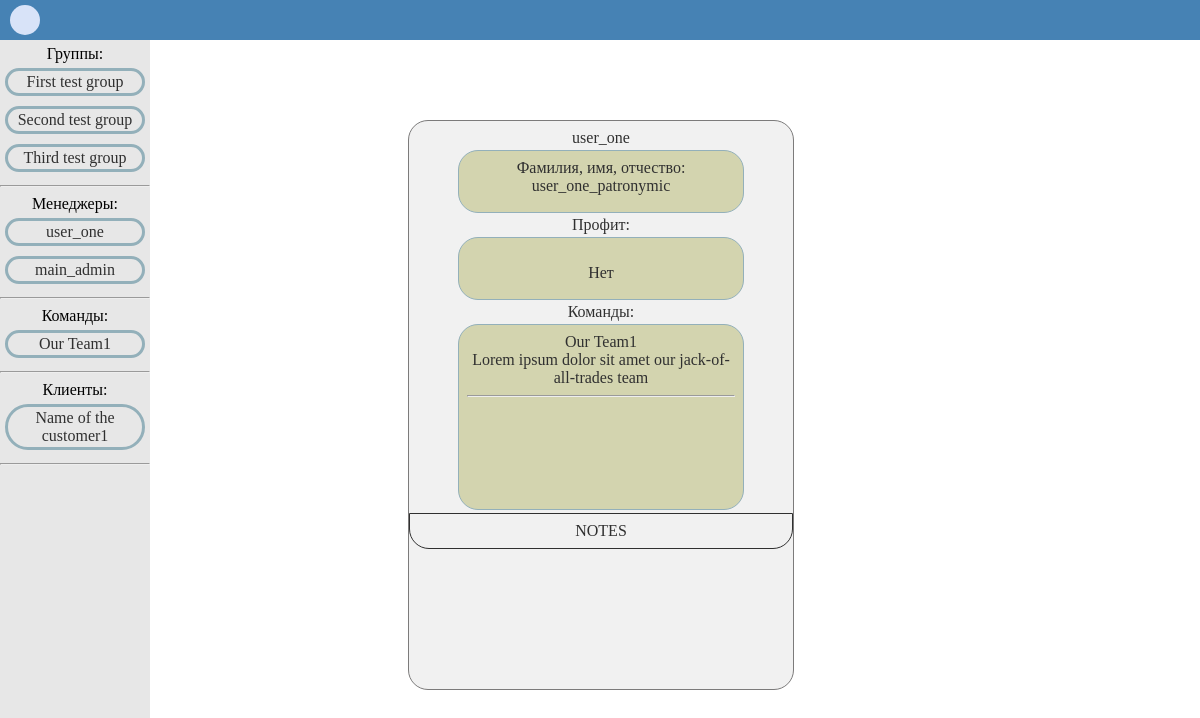
Page /manager/1/ (signed in) on the committed database.
### main/models.py (models this page shows, shortened)
class Group(models.Model):
    name = models.CharField(max_length=256, default='Default Group Name')

class Manager(models.Model):
    user = models.OneToOneField(to=User, on_delete=models.PROTECT)
    patronymic = models.CharField(max_length=64, null=True, default=None)
    phone_number = models.CharField(max_length=64, default='+1234567890')
    profit = models.ManyToManyField(to='Profit')
    notes = models.ManyToManyField(to='Note')

class Team(models.Model):
    name = models.CharField(max_length=128, default='Default Team Name')
    description = models.CharField(max_length=256,
                                   default='Default Team Description')
    managers = models.ManyToManyField(to='Manager')
    team_leader = models.OneToOneField(to='Employee',
                                       on_delete=models.PROTECT,
                                       related_name='foreman')
    employees = models.ManyToManyField(to='Employee')
    notes = models.ManyToManyField(to='Note')

class Customer(models.Model):
    name = models.CharField(max_length=256, default='Default Customer Name')
    description = models.CharField(max_length=1024,
                                   default='Default Customer Description')
    address = models.CharField(max_length=512,
                               default='Default Customer Address')
    email = models.EmailField(max_length=64,
                              default='default.customer@email.com')
    phone_number = models.CharField(max_length=16, default='+1234567890')
    employees = models.ManyToManyField(to='Employee')
    profit = models.ManyToManyField(to='Profit')
    notes = models.ManyToManyField(to='Note')

### main/views.py (the view)
# urls.py: path('manager/<int:pk>/', ManagerView.as_view(), name='manager'),
class ManagerView(LoginRequiredMixin, DetailView):
    model = Manager
    template_name = 'secondary/manager.html'
    context_object_name = 'manager'
    def get_queryset(self):
        self.queryset = Manager.objects.filter(pk=self.kwargs['pk'])
        return super().get_queryset()
    def get_context_data(self, **kwargs):
        context = super().get_context_data(**kwargs)
        context['association_for_utils'] = Association.objects\
            .get(pk=self.request.session['last_association'])
        context['teams'] = Manager.objects.get(pk=self.kwargs['pk'])\
            .team_set.only('name', 'description')
        return context

### templates/secondary/manager.html (shortened to what this page needs)
{% extends 'base.html' %}
{% block content %}
    <div class="picker-card-big">
        <span>{{ manager.user.username }}</span>
        <br>
        <div class="picker-content">
            <span>Фамилия, имя, отчество:</span>
            <br>
            <span>{{ manager.user.last_name }} {{ manager.user.first_name}} {{ manager.patronymic }}</span>
        </div>
        <span>Профит:</span>
        <div class="picker-content">
            {% for profit in manager.profit.all %}
            <hr>
            {{ profit.date_earned }}: {{ profit.amount }}
            {% empty %}
            <br>
            <span>Нет</span>
            {% endfor %}
        </div>
        <span>Команды:</span>
        <div class="picker-teams">
            {% for team in teams %}
            <a class="deal-card-href" href="{% url 'team' team.pk %}">
                {{ team.name }}
                <br>
                {{team.description}}
            </a>
            <hr>
            {% empty %}
            <span>Нет<span>
            {% endfor %}
        </div>
        <div class="global-notes">
            NOTES
        </div>
    </div>
{% endblock content %}

### templates/utils/sidebar.html
{% if association_for_utils.id %}
    <div class="sidebar">
        <div class="sidebar-content">
            <span>Группы:</span>
            {% for group in association_for_utils.groups.all %}
                <a class="deal-card-href" href="{% url 'group_view' association_for_utils.id forloop.counter %}"><div class="sidebar-plate">{{group.name}}</div><a>
            {% endfor %}
            <hr>
            <span class="class-name">Менеджеры:</span>
            {% for manager in association_for_utils.managers.all %}
                <a class="deal-card-href" href="{% url 'manager' manager.pk %}"><div class="sidebar-plate">{{manager.user.username}}</div></a>
            {% endfor %}
            <hr>
            <span>Команды:</span>
            {% for team in association_for_utils.teams.all %}
                <a class="deal-card-href" href="{% url 'team' team.pk %}"><div class="sidebar-plate">{{team.name}}</div></a>
            {% endfor %}
            <hr>
            <span>Клиенты:</span>
            {% for customer in association_for_utils.customers.all %}
                    <a class="deal-card-href" href="{% url 'customer' customer.pk %}"><div class="sidebar-plate">{{customer.name}}</div></a>
            {% endfor %}
            <hr>
        </div>
    </div>
{% endif %}

### static/css/styles.css (style rules this page uses)
.global-notes { border: 1px solid; border-radius: 0px 0px 20px 20px; padding: 8px; max-height: 15%; overflow-y: scroll; }
.deal-card-href { color: rgb(48, 48, 48); text-decoration: none; display: inline-block; }
.sidebar { position: fixed; left: 0; margin-top: 4px; width: 150px; height: 100%; background-color: rgb(231, 231, 231); }
.sidebar-content { position: relative; margin: 5px 0px 5px 0px; background-color: transparent; text-align: center; }
.sidebar-plate { width: 130px; margin: 5px auto 5px auto; padding: 2px; border-radius: 50px; text-align: center; background-color: transparent; border: solid; border-color: rgb(147, 176, 186); }
.picker-card-big { position: absolute; top: 15%; left: 34%; padding-top: 8px; border: 1px solid rgb(124, 123, 123); border-radius: 20px; color:rgb(48, 48, 48); background-color: rgb(241, 241, 241); height: 70%; width: 32%; text-align: center; overflow-y: scroll; }
.picker-content { margin: 3px auto; padding: 8px; border: 1px solid rgb(147, 176, 186); border-radius: 20px; background-color: rgb(211, 212, 175); width: 70%; height: 8%; text-align: center; overflow-y: scroll; }
.picker-teams { margin: 3px auto; padding: 8px; border: 1px solid rgb(147, 176, 186); border-radius: 20px; background-color: rgb(211, 212, 175); width: 70%; height: 30%; text-align: center; overflow-y: scroll; }
::marker { content: none; }

### rows in the picture
Group: name "First test group"
Group: name "Second test group"
Group: name "Third test group"
Manager: user.username "user_one", patronymic "user_one_patronymic"
Manager: user.username "main_admin"
Team: name "Our Team1", description "Lorem ipsum dolor sit amet our jack-of-all-trades team"
Customer: name "Name of the customer1"
